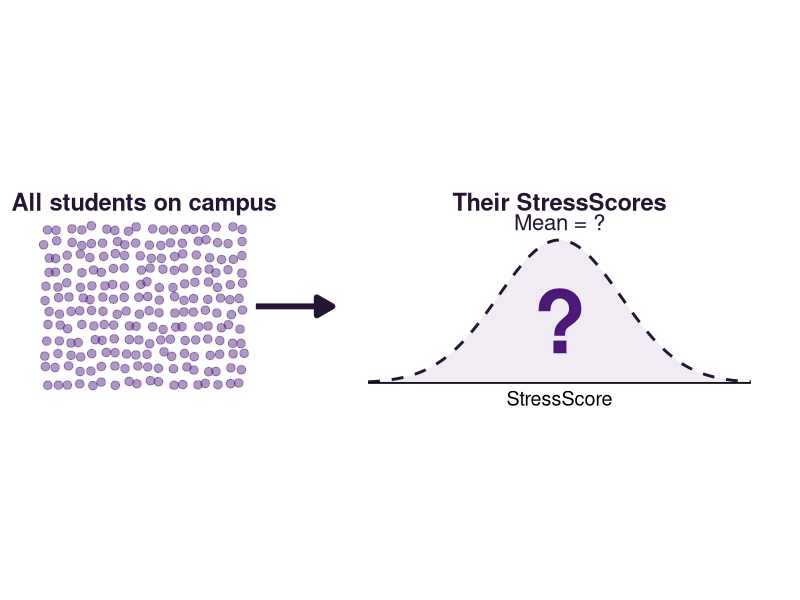
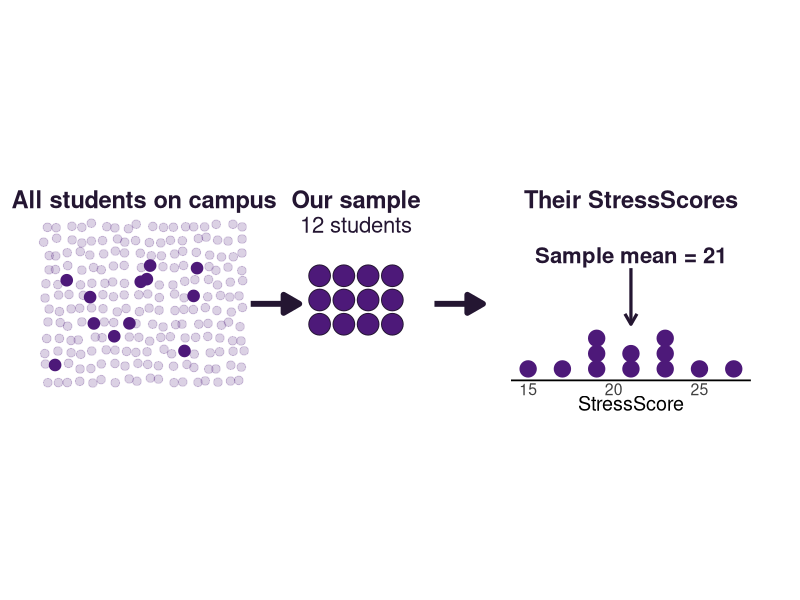
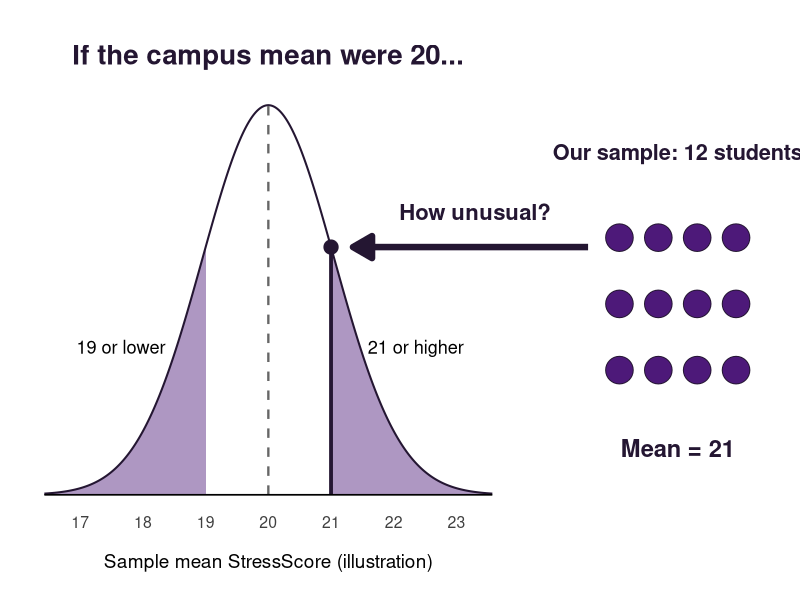
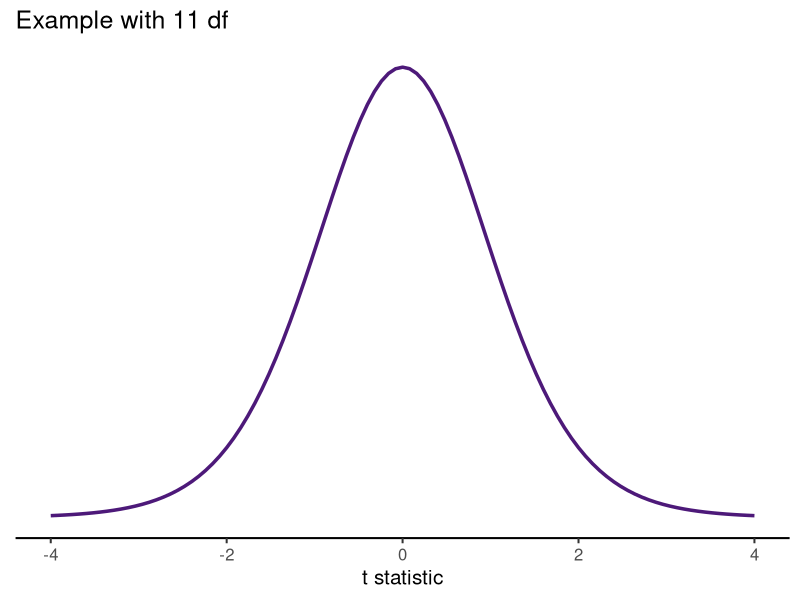
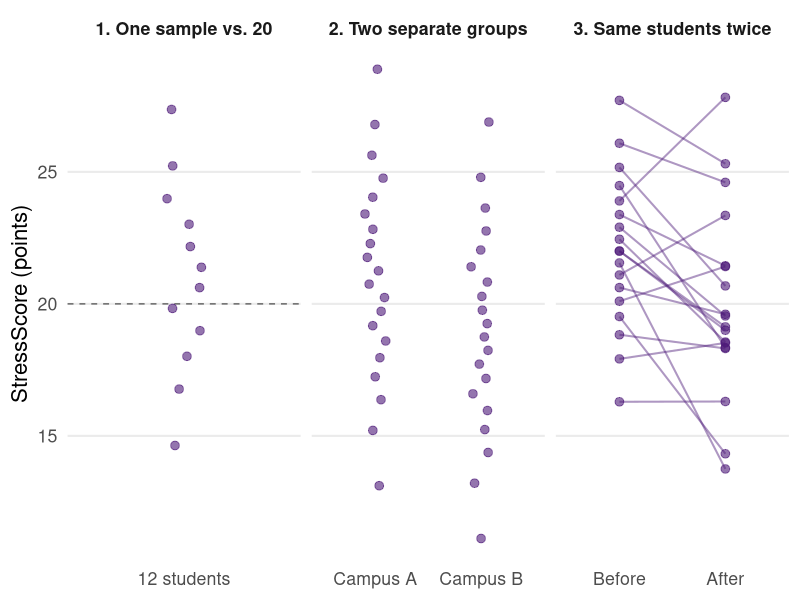
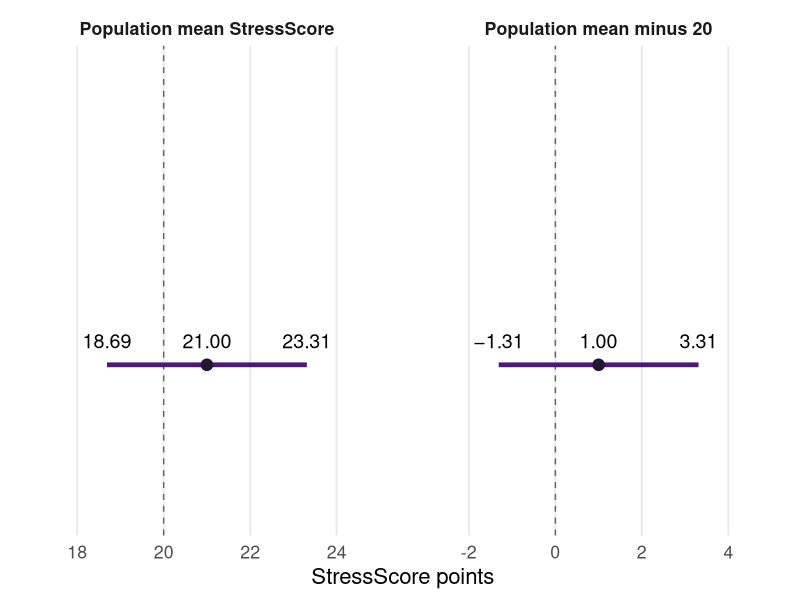
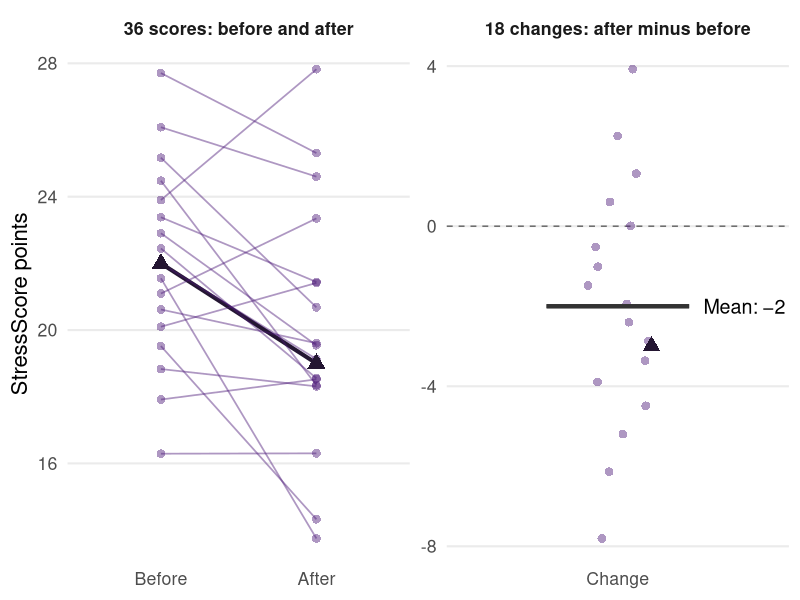
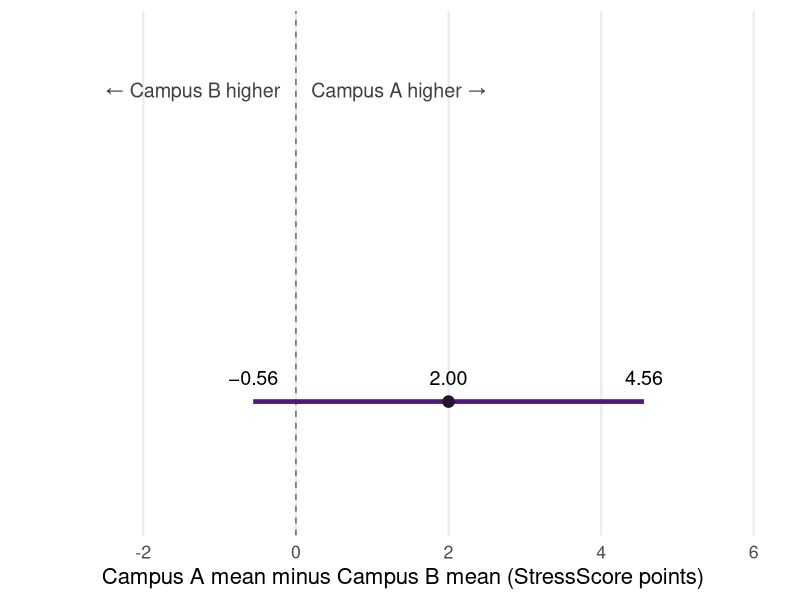

Reproduce these figures in R, in order.
## ---- chunk 1
#| label: setup
#| include: false
# Shared setup for every figure in the deck. It lives in one hidden chunk ahead
# of the first slide so figures keep working when slides are reordered.
library(ggplot2)
library(tibble)
library(dplyr)

# TCU purple and its darker companion, matching the slide theme, so the deck's
# figures read as one system.
tcu_purple <- "#4D1979"
tcu_dark <- "#241632"

#' Build scores with an exact sample mean and SD
#'
#' Returns `n` values whose sample mean and sample SD equal the requested
#' values exactly. The lecture's hypothetical examples report specific summary
#' statistics, so the plotted "students" must reproduce those statistics
#' instead of approximating them with random draws.
#'
#' @param n Number of scores to create.
#' @param mean Sample mean the scores should have.
#' @param sd Sample SD the scores should have.
#' @return A numeric vector of length `n`, sorted from lowest to highest.
exact_scores <- function(n, mean, sd) {
  # Evenly spaced normal quantiles give a bell-shaped set of values. scale()
  # then forces their mean to exactly 0 and their SD to exactly 1.
  z <- as.numeric(scale(qnorm(ppoints(n))))
  mean + sd * z
}

# The campus population for the two "Example" slides: an 18 x 12 jittered grid
# of small dots, 12 of which are flagged as the sampled students. Both slides
# draw from this one table so the campus looks identical on each. The seed
# fixes the jitter and which 12 students are sampled.
set.seed(2026)
campus <- tibble(col = rep(1:18, times = 12), row = rep(1:12, each = 18)) |>
  mutate(
    x = 0.4 + (col - 1) * 0.45 + runif(n(), -0.12, 0.12),
    y = 1.3 + (row - 1) * 0.55 + runif(n(), -0.12, 0.12)
  )
campus$sampled <- seq_len(nrow(campus)) %in% sample(nrow(campus), 12)
campus_mid <- mean(range(campus$x))

#' Draw a thick right-pointing arrow between figure panels
#'
#' @param x,xend Start and end x positions.
#' @param y Height of the arrow.
#' @return A ggplot2 annotation layer.
panel_arrow <- function(x, xend, y) {
  annotate("segment", x = x, xend = xend, y = y, yend = y, linewidth = 2,
           color = tcu_dark, arrow = arrow(length = unit(0.18, "in"), type = "closed"))
}

#' Draw a bold panel heading
#'
#' @param x,y Position of the heading's center.
#' @param label Heading text.
#' @return A ggplot2 annotation layer.
panel_heading <- function(x, y, label) {
  annotate("text", x = x, y = y, label = label, size = 6, fontface = "bold", color = tcu_dark)
}
## ---- chunk 2
#| echo: false
#| fig-width: 9
#| fig-height: 3
#| out-width: "92%"
#| fig-align: center
#| fig-alt: "Left, a field of about 200 small purple dots labeled 'All students on campus.' An arrow points right to a bell-shaped curve labeled 'Their StressScores, Mean = ?'. The curve is drawn as a dashed outline with a large question mark inside and no numbers on its StressScore axis, showing that the population distribution is unknown."
# The population distribution is unknown, so it is drawn as a dashed outline
# with no axis values and a question mark for the mean. Its shape is a generic
# bell curve, not an estimate from data.
pop_curve <- tibble(x = seq(13, 28, length.out = 400)) |>
  mutate(y = 1.3 + 5.6 * exp(-0.5 * ((x - 20.5) / 2.4)^2))

ggplot() +
  geom_point(data = campus, aes(x, y), size = 2.6, color = alpha(tcu_purple, 0.45)) +
  panel_heading(campus_mid, 8.4, "All students on campus") +
  panel_arrow(8.6, 11.6, 4.3) +
  geom_ribbon(data = pop_curve, aes(x, ymin = 1.3, ymax = y), fill = alpha(tcu_purple, 0.08)) +
  geom_line(data = pop_curve, aes(x, y), linetype = "dashed", linewidth = 1, color = tcu_dark) +
  annotate("segment", x = 13, xend = 28, y = 1.3, yend = 1.3, linewidth = 0.6) +
  annotate("text", x = 20.5, y = 0.7, label = "StressScore", size = 5) +
  annotate("text", x = 20.5, y = 3.7, label = "?", size = 22, fontface = "bold", color = tcu_purple) +
  panel_heading(20.5, 8.4, "Their StressScores") +
  annotate("text", x = 20.5, y = 7.6, label = "Mean = ?", size = 5.6, color = tcu_dark) +
  coord_fixed(xlim = c(0, 28.5), ylim = c(0.3, 8.8)) +
  theme_void()
## ---- chunk 3
#| echo: false
#| fig-width: 9
#| fig-height: 3
#| out-width: "92%"
#| fig-align: center
#| fig-alt: "Three panels joined by arrows. Left, the same field of campus dots, with 12 dots darker than the rest, labeled 'All students on campus.' Center, those 12 students in a 4 by 3 grid labeled 'Our sample, 12 students.' Right, a dot plot labeled 'Their StressScores': 12 dots stacked over a StressScore axis from about 15 to 27, with an arrow marking 'Sample mean = 21.'"
# Positions for the 12 sampled students, drawn as the same 4 x 3 grid used on
# the "Why Do We Test Hypotheses?" slide so students recognize the sample.
sample_grid <- tibble(col = rep(1:4, times = 3), row = rep(1:3, each = 4)) |>
  mutate(x = 11.1 + (col - 1) * 0.95, y = 5.4 - (row - 1) * 0.95)

# Same 12 scores as the deck's one-sample example (mean 21, SD 3.64), grouped
# into 2-point bins centered on odd numbers (15, 17, ..., 27) and stacked so
# each dot is one student. Whole-point bins left almost every dot alone in its
# column, which hid the shape of the distribution. The label reports the exact
# mean, 21; the binned dots are only for display.
sample_scores <- tibble(score = round((exact_scores(12, mean = 21, sd = 3.64) - 1) / 2) * 2 + 1) |>
  group_by(score) |>
  mutate(stack = row_number()) |>
  ungroup()

# Map StressScores 14-28 onto the right-hand panel's x range.
to_x <- function(s) 18.6 + (s - 14) * (9.4 / 14)
sample_scores <- mutate(sample_scores, x = to_x(score), y = 1.75 + (stack - 1) * 0.6)

ggplot() +
  geom_point(data = filter(campus, !sampled), aes(x, y), size = 2.6, color = alpha(tcu_purple, 0.2)) +
  geom_point(data = filter(campus, sampled), aes(x, y), size = 3.6, color = tcu_purple) +
  panel_heading(campus_mid, 8.4, "All students on campus") +
  panel_arrow(8.4, 10.3, 4.3) +
  geom_point(data = sample_grid, aes(x, y), size = 7, shape = 21, fill = tcu_purple, color = tcu_dark) +
  panel_heading(mean(range(sample_grid$x)), 8.4, "Our sample") +
  annotate("text", x = mean(range(sample_grid$x)), y = 7.4, label = "12 students", size = 5.6, color = tcu_dark) +
  panel_arrow(15.6, 17.5, 4.3) +
  geom_point(data = sample_scores, aes(x, y), size = 5.2, color = tcu_purple) +
  annotate("segment", x = to_x(14), xend = to_x(28), y = 1.3, yend = 1.3, linewidth = 0.6) +
  annotate("text", x = to_x(c(15, 20, 25)), y = 0.95, label = c(15, 20, 25), size = 4, color = "gray25") +
  annotate("text", x = to_x(21), y = 0.4, label = "StressScore", size = 5) +
  # Mean pointer starts above the tallest stack so it never crosses a dot.
  annotate("segment", x = to_x(21), xend = to_x(21), y = max(sample_scores$y) + 0.55, yend = 5.7,
           linewidth = 1.1, color = tcu_dark, arrow = arrow(length = unit(0.12, "in"), ends = "first")) +
  annotate("text", x = to_x(21), y = 6.2, label = "Sample mean = 21", size = 5.6, fontface = "bold", color = tcu_dark) +
  panel_heading(to_x(21), 8.4, "Their StressScores") +
  coord_fixed(xlim = c(0, 28.5), ylim = c(0.1, 8.8)) +
  theme_void()
## ---- chunk 4
#| echo: false
#| fig-width: 9
#| fig-height: 3.2
#| out-width: "74%"
#| fig-align: center
#| fig-alt: "An illustrative bell curve of sample mean StressScores is centered at the hypothesized campus mean of 20. The observed mean of 21 is marked. Both tails are shaded, covering means of 19 or lower and 21 or higher. Each shaded value is at least 1 point from 20. An arrow connects the 12 sampled students to their mean of 21."
# Packages and colors load in the hidden setup chunk at the top of the deck.

# Sampling distribution of the mean if the campus mean were 20. The SE is
# 3.64 / sqrt(12) = 1.05, the same standard error used on the one-sample slide
# (t = 0.95), so the observed mean of 21 sits about 1 SE above 20. The figure
# adapts the Module 11 Hypothesis Testing BMI "Probability?" image to this
# example. A normal curve is used for the sketch; the test itself uses t(11).
mu0 <- 20
se <- 3.64 / sqrt(12)
observed <- 21

# Include both cutoffs in the plotting grid so each tail starts exactly one
# observed difference from the hypothesized mean.
distance <- abs(observed - mu0)
cutoffs <- mu0 + c(-distance, distance)
curve_df <- tibble(
  x = sort(unique(c(seq(mu0 - 3.4 * se, mu0 + 3.4 * se, length.out = 600), cutoffs))),
  y = dnorm(x, mu0, se)
)

# Draw the two tails as separate ribbons so the center stays unshaded.
tails <- curve_df |>
  filter(x <= cutoffs[1] | x >= cutoffs[2]) |>
  mutate(left_tail = x < mu0)

y_peak <- dnorm(mu0, mu0, se)
y_obs <- dnorm(observed, mu0, se)

# The 12 students in the sample, drawn as a 4 x 3 grid of dots to the right of
# the curve. Their positions are decorative; only the count matters here.
dots <- tibble(col = rep(1:4, times = 3), row = rep(1:3, each = 4)) |>
  mutate(x = 25.6 + (col - 1) * 0.62, y = y_peak * (0.66 - (row - 1) * 0.17))

# Whole-number ticks so the observed mean of 21 lands on a labeled tick.
ticks <- tibble(x = 17:23)

ggplot() +
  geom_ribbon(data = tails, aes(x, ymin = 0, ymax = y, group = left_tail),
              fill = tcu_purple, alpha = 0.45) +
  geom_line(data = curve_df, aes(x, y), linewidth = 0.7, color = tcu_dark) +
  # Hypothesized mean: dashed reference line at 20.
  annotate("segment", x = mu0, xend = mu0, y = 0, yend = y_peak,
           linetype = "dashed", color = "gray40", linewidth = 0.8) +
  # Observed sample mean: solid marker at 21.
  annotate("segment", x = observed, xend = observed, y = 0, yend = y_obs,
           color = tcu_dark, linewidth = 1.3) +
  annotate("point", x = observed, y = y_obs, size = 4.5, color = tcu_dark) +
  # Label both tails in words so students can read the two-sided comparison.
  annotate("text", x = c(17.65, 22.35), y = y_peak * 0.38,
           label = c("19 or lower", "21 or higher"), size = 4.6) +
  # Hand-drawn axis, so the axis stops under the curve instead of the dots.
  annotate("segment", x = min(curve_df$x), xend = max(curve_df$x), y = 0, yend = 0,
           linewidth = 0.6) +
  geom_text(data = ticks, aes(x, -y_peak * 0.07, label = x), size = 4, color = "gray25") +
  annotate("text", x = mu0, y = -y_peak * 0.17, label = "Sample mean StressScore (illustration)", size = 4.8) +
  # Headings for the two halves of the picture.
  annotate("text", x = mu0, y = y_peak * 1.13, label = "If the campus mean were 20...",
           size = 7, fontface = "bold", color = tcu_dark) +
  annotate("text", x = mean(range(dots$x)), y = y_peak * 0.88, label = "Our sample: 12 students",
           size = 5.5, fontface = "bold", color = tcu_dark) +
  geom_point(data = dots, aes(x, y), size = 9, shape = 21, fill = tcu_purple, color = tcu_dark) +
  annotate("text", x = mean(range(dots$x)), y = y_peak * 0.12, label = "Mean = 21",
           size = 6, fontface = "bold", color = tcu_dark) +
  # Arrow from the sample back to its spot on the curve.
  annotate("segment", x = 25.1, xend = observed + 0.35, y = y_obs, yend = y_obs,
           linewidth = 2.2, color = tcu_dark,
           arrow = arrow(length = unit(0.22, "in"), type = "closed")) +
  annotate("text", x = 23.3, y = y_obs + y_peak * 0.09, label = "How unusual?", size = 5.6,
           fontface = "bold", color = tcu_dark) +
  coord_cartesian(xlim = c(16.3, 27.9), ylim = c(-y_peak * 0.2, y_peak * 1.2), clip = "off") +
  theme_void()
## ---- chunk 5
#| label: t-reference-curve
#| echo: false
#| fig-width: 4.2
#| fig-height: 2.1
#| out-width: "100%"
#| fig-alt: "A symmetric t distribution centered at zero, shown with 11 degrees of freedom as one example."
# Use the degrees of freedom from the upcoming one-sample example to show
# one member of the t family. The curve represents t under the null model.
ggplot() +
  stat_function(fun = dt, args = list(df = 11), xlim = c(-4, 4),
                linewidth = 1.2, color = tcu_purple) +
  scale_x_continuous(breaks = seq(-4, 4, 2)) +
  labs(title = "Example with 11 df", x = "t statistic", y = NULL) +
  theme_classic(base_size = 15) +
  theme(axis.text.y = element_blank(), axis.ticks.y = element_blank(),
        axis.line.y = element_blank())
## ---- chunk 6
#| echo: false
#| fig-width: 10.5
#| fig-height: 3.9
#| out-width: "92%"
#| fig-align: center
#| fig-alt: "Three panels of hypothetical StressScores. Panel 1, one sample versus 20: 12 students' scores scattered around a dashed reference line at 20. Panel 2, two separate groups: one column of 20 scores for Campus A and another column of 20 scores for Campus B, with nothing connecting them. Panel 3, same students twice: 18 students' scores before and after finals, with a line joining each student's two scores. Most lines slope downward."
# Packages, the tcu_purple / tcu_dark colors, and exact_scores() load in the
# hidden setup chunk at the top of the deck.

# One-sample example: 12 students with a mean of 21. The SD of 3.64 comes from
# the Random Error and Confidence Intervals lesson, where it produced the
# 95% CI of 18.69 to 23.31 that the next slide reuses.
one_sample <- tibble(id = 1:12, score = exact_scores(12, mean = 21, sd = 3.64))

# Independent-samples example: 20 different students per campus, means of 21
# and 19, and an SD of 4 at each campus (the values behind t(38) = 1.58).
campuses <- tibble(
  campus = rep(c("Campus A", "Campus B"), each = 20),
  score = c(exact_scores(20, mean = 21, sd = 4), exact_scores(20, mean = 19, sd = 4))
)

# Paired example: 18 students whose changes must have a mean of exactly -2 and
# an SD of exactly 3 (the values behind t(17) = -2.83). Student 1 is the worked
# example named on the paired slide: 22 before, 19 after, a change of -3.
n_pairs <- 18
example_change <- 19 - 22

# Solve for the mean and SD the other 17 changes need so that all 18 together
# still hit the target mean (-2) and SD (3) once the fixed example is included.
other_mean <- (n_pairs * -2 - example_change) / (n_pairs - 1)
other_sd <- sqrt(
  ((n_pairs - 1) * 3^2 - (example_change + 2)^2 -
     (n_pairs - 1) * (other_mean + 2)^2) / (n_pairs - 2)
)

# exact_scores() returns sorted values. Shuffling the before scores keeps a
# student's starting score from lining up with the size of their change. The
# seed makes the shuffle, and therefore the figure, identical on every render.
set.seed(1118)
paired <- tibble(
  id = 1:n_pairs,
  example = id == 1,
  before = c(22, sample(exact_scores(n_pairs - 1, mean = 22, sd = 3))),
  change = c(example_change, exact_scores(n_pairs - 1, mean = other_mean, sd = other_sd)),
  after = before + change
)

# Stack the three designs into one table so they can share a y-axis. The id
# column is only needed for design 3, where it links each student's two scores.
design_labels <- c(
  "1. One sample vs. 20",
  "2. Two separate groups",
  "3. Same students twice"
)
design_data <- bind_rows(
  one_sample |>
    transmute(design = design_labels[1], x = "12 students", id, score),
  campuses |>
    transmute(design = design_labels[2], x = campus, id = NA_integer_, score),
  paired |>
    transmute(design = design_labels[3], x = "Before", id, score = before),
  paired |>
    transmute(design = design_labels[3], x = "After", id, score = after)
) |>
  mutate(
    x = factor(x, levels = c("12 students", "Campus A", "Campus B", "Before", "After"))
  )
paired_design <- filter(design_data, design == design_labels[3])
unpaired_design <- filter(design_data, design != design_labels[3])

# The connecting lines are the point of the figure: they exist only where each
# score has a specific partner. Designs 1 and 2 get sideways jitter to separate
# overlapping dots; design 3 does not, so every line meets its two dots.
ggplot(design_data, aes(x = x, y = score)) +
  geom_hline(
    data = tibble(design = design_labels[1]),
    aes(yintercept = 20), linetype = "dashed", color = "gray40"
  ) +
  geom_line(
    data = paired_design, aes(group = id),
    color = tcu_purple, alpha = 0.45, linewidth = 0.7
  ) +
  geom_point(
    data = unpaired_design,
    position = position_jitter(width = 0.1, height = 0, seed = 1),
    size = 2.6, alpha = 0.6, color = tcu_purple
  ) +
  geom_point(data = paired_design, size = 2.6, alpha = 0.6, color = tcu_purple) +
  facet_wrap(~ design, scales = "free_x") +
  labs(x = NULL, y = "StressScore (points)") +
  theme_minimal(base_size = 16) +
  theme(panel.grid.major.x = element_blank(),
        panel.grid.minor = element_blank(),
        strip.text = element_text(face = "bold"))
## ---- chunk 7
#| echo: false
#| fig-width: 10.5
#| fig-height: 2.3
#| out-width: "78%"
#| fig-align: center
#| fig-alt: "Two 95% confidence intervals drawn side by side at the same width. Left, population mean StressScore: estimate 21.00, interval 18.69 to 23.31, with a dashed line at 20 inside the interval. Right, population mean minus 20: estimate 1.00, interval −1.31 to 3.31, with a dashed line at 0 inside the interval. The right picture is the left picture shifted down by 20."
# The same estimate expressed two ways. Subtracting the null value of 20 from
# the mean and from both CI limits gives the second row, so the dashed line
# sits at 20 in one panel and at 0 in the other. The axis limits span 8 points
# in both panels so the two intervals are drawn at identical widths.
ci_shift <- tibble(
  panel = c("Population mean StressScore", "Population mean minus 20"),
  estimate = c(21, 1),
  lower = c(18.69, -1.31),
  upper = c(23.31, 3.31),
  reference = c(20, 0),
  axis_min = c(17, -3),
  axis_max = c(25, 5)
) |>
  mutate(panel = factor(panel, levels = panel))

#' Format a number for a figure label
#'
#' Shows two decimals and swaps the keyboard hyphen for a true minus sign so
#' labels in the figures match the typography of the slide text.
#'
#' @param x Numeric vector to format.
#' @return A character vector the same length as `x`.
label_points <- function(x) {
  sub("-", "−", sprintf("%.2f", x), fixed = TRUE)
}

ggplot(ci_shift, aes(y = 1)) +
  # Invisible points that only stretch each panel to its intended limits.
  geom_blank(aes(x = axis_min)) +
  geom_blank(aes(x = axis_max)) +
  geom_vline(aes(xintercept = reference), linetype = "dashed", color = "gray40") +
  geom_segment(aes(x = lower, xend = upper, yend = 1),
               linewidth = 1.6, color = tcu_purple) +
  geom_point(aes(x = estimate), size = 3.6, color = tcu_dark) +
  # Print the three numbers the removed table used to carry.
  geom_text(aes(x = lower, label = label_points(lower)), vjust = -1.1, size = 5) +
  geom_text(aes(x = estimate, label = label_points(estimate)), vjust = -1.1, size = 5) +
  geom_text(aes(x = upper, label = label_points(upper)), vjust = -1.1, size = 5) +
  facet_wrap(~ panel, scales = "free_x") +
  scale_x_continuous(breaks = scales::breaks_width(2)) +
  scale_y_continuous(limits = c(0.7, 1.6)) +
  labs(x = "StressScore points", y = NULL) +
  theme_minimal(base_size = 16) +
  theme(axis.text.y = element_blank(),
        panel.grid.major.y = element_blank(),
        panel.grid.minor = element_blank(),
        strip.text = element_text(face = "bold"))
## ---- chunk 8
#| echo: false
#| fig-width: 10.5
#| fig-height: 3.5
#| out-width: "92%"
#| fig-align: center
#| fig-alt: "Two panels. Left, 36 scores: each of 18 students has a before score and an after score joined by a line, and most lines slope downward. One highlighted student goes from 22 to 19. Right, 18 changes: one dot per student showing after minus before, ranging from about −8 to about 4, with a dashed line at 0 and a bar at the mean change of −2. The highlighted student's change is −3."
# Reshape the paired data into the two views the slide contrasts: the 36 raw
# scores (two per student) and the 18 change scores the paired t-test analyzes.
panel_labels <- c("36 scores: before and after", "18 changes: after minus before")
paired_long <- bind_rows(
  paired |>
    transmute(panel = panel_labels[1], x = "Before", id, example, value = before),
  paired |>
    transmute(panel = panel_labels[1], x = "After", id, example, value = after),
  paired |>
    transmute(panel = panel_labels[2], x = "Change", id, example, value = change)
) |>
  mutate(
    x = factor(x, levels = c("Before", "After", "Change")),
    panel = factor(panel, levels = panel_labels)
  ) |>
  # Sort the worked-example student last so it is drawn on top of the others.
  arrange(example, id)
scores_long <- filter(paired_long, panel == panel_labels[1])
changes_long <- filter(paired_long, panel == panel_labels[2])

# Reference marks that belong only in the change panel: the null value of 0
# and the mean change of -2 reported in the results table on the next slide.
change_panel <- tibble(
  panel = factor(panel_labels[2], levels = panel_labels),
  x = factor("Change", levels = c("Before", "After", "Change")),
  mean_change = -2
)

# The worked-example student is marked by shape and size as well as shade, so
# the highlight does not depend on color alone.
ggplot(paired_long, aes(x = x, y = value)) +
  geom_hline(data = change_panel, aes(yintercept = 0),
             linetype = "dashed", color = "gray40") +
  geom_line(data = scores_long,
            aes(group = id, color = example, alpha = example, linewidth = example)) +
  geom_point(data = scores_long,
             aes(color = example, alpha = example, shape = example, size = example)) +
  geom_point(data = changes_long,
             aes(color = example, alpha = example, shape = example, size = example),
             position = position_jitter(width = 0.12, height = 0, seed = 1)) +
  geom_errorbar(data = change_panel,
                aes(y = mean_change, ymin = mean_change, ymax = mean_change),
                width = 0.5, linewidth = 1.4, color = "gray20") +
  geom_text(data = change_panel, aes(y = mean_change, label = "Mean: −2"),
            nudge_x = 0.3, hjust = 0, size = 5) +
  facet_wrap(~ panel, scales = "free") +
  scale_color_manual(values = c(`FALSE` = tcu_purple, `TRUE` = tcu_dark)) +
  scale_alpha_manual(values = c(`FALSE` = 0.45, `TRUE` = 1)) +
  scale_shape_manual(values = c(`FALSE` = 16, `TRUE` = 17)) +
  scale_size_manual(values = c(`FALSE` = 2.6, `TRUE` = 4.2)) +
  scale_linewidth_manual(values = c(`FALSE` = 0.6, `TRUE` = 1.4)) +
  labs(x = NULL, y = "StressScore points") +
  theme_minimal(base_size = 16) +
  theme(legend.position = "none",
        panel.grid.major.x = element_blank(),
        panel.grid.minor = element_blank(),
        strip.text = element_text(face = "bold"))
## ---- chunk 9
#| echo: false
#| fig-width: 10.5
#| fig-height: 2.5
#| out-width: "88%"
#| fig-align: center
#| fig-alt: "A 95% confidence interval for the Campus A mean minus the Campus B mean. The estimate is 2.00 points and the interval runs from −0.56 to 4.56, crossing a dashed line at 0. Values left of 0 mean Campus B averaged higher and values right of 0 mean Campus A averaged higher."
# The campus comparison from the previous slide, drawn so students can see the
# interval cross zero. The two direction labels restate what the sign of an
# A-minus-B difference means, which is the first thing exercise 2 asks about.
campus_ci <- tibble(estimate = 2, lower = -0.56, upper = 4.56)

ggplot(campus_ci, aes(y = 1)) +
  geom_vline(xintercept = 0, linetype = "dashed", color = "gray40") +
  geom_segment(aes(x = lower, xend = upper, yend = 1),
               linewidth = 1.6, color = tcu_purple) +
  geom_point(aes(x = estimate), size = 3.6, color = tcu_dark) +
  geom_text(aes(x = lower, label = label_points(lower)), vjust = -1.1, size = 5) +
  geom_text(aes(x = estimate, label = label_points(estimate)), vjust = -1.1, size = 5) +
  geom_text(aes(x = upper, label = label_points(upper)), vjust = -1.1, size = 5) +
  annotate("text", x = -0.2, y = 1.85, label = "← Campus B higher",
           hjust = 1, size = 5, color = "gray25") +
  annotate("text", x = 0.2, y = 1.85, label = "Campus A higher →",
           hjust = 0, size = 5, color = "gray25") +
  scale_x_continuous(breaks = seq(-2, 6, 2), limits = c(-3.2, 6)) +
  scale_y_continuous(limits = c(0.7, 2)) +
  labs(x = "Campus A mean minus Campus B mean (StressScore points)", y = NULL) +
  theme_minimal(base_size = 16) +
  theme(axis.text.y = element_blank(),
        panel.grid.major.y = element_blank(),
        panel.grid.minor = element_blank())
## ---- chunk 10
#| echo: false
#| fig-width: 10.5
#| fig-height: 4
#| out-width: "96%"
#| fig-align: center
#| fig-alt: "A decision tree for choosing a test. Start by asking how many sets of scores are compared. One set and a reference mean leads to a one-sample t-test with degrees of freedom equal to students minus 1, for example 12 minus 1 equals 11. Two sets leads to a second question: is each score linked to a partner score? Yes leads to a paired t-test with degrees of freedom equal to pairs minus 1, for example 18 minus 1 equals 17. No leads to a pooled independent-samples t-test with degrees of freedom equal to students minus 2, for example 40 minus 2 equals 38. Three or more sets leads to a box containing only a question mark."
# The tree is drawn with ggplot instead of Mermaid because Mermaid measured
# its text before the slide fonts loaded and clipped the node labels. Every
# position below is a hand-placed coordinate on a 14 x 6 canvas.

# Boxes: two questions, three answers from today's examples, and one open box
# that the next block (one-way ANOVA) fills in.
tree_nodes <- tibble(
  x = c(1.5, 7.4, 7.4, 7.4, 12, 12),
  y = c(3, 5, 3, 1, 4.2, 1.8),
  label = c(
    "How many sets\nof scores?",
    "One-sample t-test\ndf = students \u2212 1\n12 \u2212 1 = 11",
    "Is each score linked\nto a partner score?",
    "?",
    "Paired t-test\ndf = pairs \u2212 1\n18 \u2212 1 = 17",
    "Independent-samples\nt-test, pooled\ndf = students \u2212 2\n40 \u2212 2 = 38"
  ),
  type = c("question", "result", "question", "open", "result", "result")
)

# Connectors run right, then up or down, then right again, so each branch
# label can sit on a horizontal stretch without crossing a line.
tree_lines <- tribble(
  ~x,  ~xend, ~y,  ~yend,
  1.5, 3.2,   3,   3,    # first question to its trunk
  3.2, 3.2,   1,   5,    # first trunk
  3.2, 7.4,   5,   5,    # to the one-sample box
  3.2, 7.4,   3,   3,    # to the second question
  3.2, 7.4,   1,   1,    # to the open box
  7.4, 9.1,   3,   3,    # second question to its trunk
  9.1, 9.1,   1.8, 4.2,  # second trunk
  9.1, 12,    4.2, 4.2,  # to the paired box
  9.1, 12,    1.8, 1.8   # to the independent-samples box
)

# Branch labels, centered on the horizontal stretch that leads to each box.
tree_branches <- tibble(
  x = c(4.65, 4.65, 4.65, 9.75, 9.75),
  y = c(5, 3, 1, 4.2, 1.8),
  label = c("One and a reference mean", "Two", "Three or more", "Yes", "No")
)

ggplot() +
  # Lines go down first so the boxes cover their ends.
  geom_segment(data = tree_lines, aes(x = x, xend = xend, y = y, yend = yend),
               linewidth = 1, color = "#b9a8c9") +
  geom_text(data = tree_branches, aes(x = x, y = y, label = label),
            vjust = -0.6, size = 4.6, color = "gray20") +
  geom_label(data = tree_nodes,
             aes(x = x, y = y, label = label, fill = type, color = type),
             size = 4.8, lineheight = 0.95,
             label.padding = unit(0.55, "lines")) +
  # Questions are solid purple, answers are pale, and the open box is white.
  scale_fill_manual(values = c(question = tcu_purple, result = "#eee8f3", open = "white")) +
  scale_color_manual(values = c(question = "white", result = tcu_dark, open = tcu_purple)) +
  coord_cartesian(xlim = c(0, 14), ylim = c(0.3, 5.9), expand = FALSE) +
  theme_void() +
  theme(legend.position = "none")
## ---- chunk 11
#| echo: false
#| fig-width: 10.5
#| fig-height: 3.3
#| out-width: "85%"
#| fig-align: center
#| fig-alt: "Two panels of individual StressScores at low, moderate, and high activity. Both panels have level means of 22, 20, and 18. In Study A the scores cluster within about 2 points of each mean, so the three levels barely overlap. In Study B the scores spread about 8 points above and below each mean, so the three levels overlap heavily."
library(ggplot2)
library(tibble)
library(dplyr)

# Standardized normal quantiles have a mean of exactly 0 and an SD of exactly
# 1. Using them in place of random draws gives every level exactly the mean
# and SD we specify, so the figure and the F values quoted in the speaker
# notes stay the same on every render.
z_scores <- as.numeric(scale(qnorm(ppoints(10))))

# Both studies share these level means. Holding them fixed isolates the one
# thing this slide teaches: within-level spread alone can change F.
level_means <- c(Low = 22, Moderate = 20, High = 18)

# Build 10 scores per level for each study. The within-level SD is 1 point in
# Study A and 5 points in Study B, which gives F(2, 27) = 40 and 1.6.
f_demo <- tibble(
  study = rep(
    c("Study A: scores vary little within levels",
      "Study B: scores vary a lot within levels"),
    each = 30
  ),
  within_sd = rep(c(1, 5), each = 30),
  level = rep(rep(names(level_means), each = 10), times = 2),
  z = rep(z_scores, times = 6)
) |>
  mutate(
    score = unname(level_means[level]) + within_sd * z,
    # Keep the levels in low-to-high order instead of alphabetical order.
    level = factor(level, levels = names(level_means))
  )

# One row per study and level, used to draw a bar at each level mean.
f_demo_means <- f_demo |>
  summarise(mean_score = mean(score), .by = c(study, level))

# Dots show individual students and bars show level means. The seed fixes the
# sideways jitter, which only separates overlapping dots and changes no score.
ggplot(f_demo, aes(x = level, y = score)) +
  geom_point(
    position = position_jitter(width = 0.12, height = 0, seed = 1),
    size = 2.6, alpha = 0.55, color = "#4D1979"
  ) +
  geom_errorbar(
    data = f_demo_means,
    aes(y = mean_score, ymin = mean_score, ymax = mean_score),
    width = 0.6, linewidth = 1.4, color = "#241632"
  ) +
  facet_wrap(~ study) +
  labs(x = "Activity level", y = "StressScore (points)") +
  theme_minimal(base_size = 16) +
  theme(panel.grid.major.x = element_blank(),
        panel.grid.minor = element_blank(),
        strip.text = element_text(face = "bold"))
